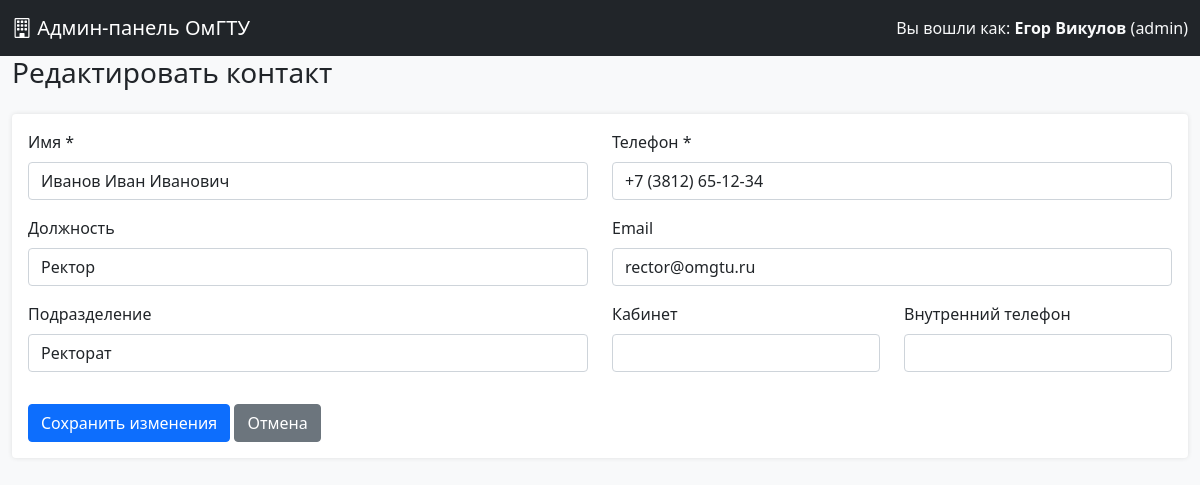
Page /admin/contacts/edit.php?id=1 (signed in) on the committed database.
### tables this page shows
CREATE TABLE IF NOT EXISTS `contacts` (
    `id` INT AUTO_INCREMENT PRIMARY KEY,
    `name` VARCHAR(255) NOT NULL,
    `position` VARCHAR(255),
    `department_id` INT NULL,
    `phone` VARCHAR(50) NOT NULL,
    `email` VARCHAR(255),
    `room` VARCHAR(50),
    `internal_phone` VARCHAR(20),
    `created_at` TIMESTAMP DEFAULT CURRENT_TIMESTAMP,
    `updated_at` TIMESTAMP DEFAULT CURRENT_TIMESTAMP ON UPDATE CURRENT_TIMESTAMP,
    FOREIGN KEY (`department_id`) REFERENCES `departments`(`id`) ON DELETE SET NULL
);

CREATE TABLE IF NOT EXISTS `departments` (
    `id` INT AUTO_INCREMENT PRIMARY KEY,
    `name` VARCHAR(255) NOT NULL,
    `description` TEXT,
    `parent_id` INT NULL,
    `created_at` TIMESTAMP DEFAULT CURRENT_TIMESTAMP,
    `updated_at` TIMESTAMP DEFAULT CURRENT_TIMESTAMP ON UPDATE CURRENT_TIMESTAMP,
    FOREIGN KEY (`parent_id`) REFERENCES `departments`(`id`) ON DELETE SET NULL
);

### config/database.php (called while the page is built, shortened)
<?php
if (!class_exists('Database')) {
class Database {
    private static $instance = null;
    private function __construct() {
        $host = 'localhost';
        $dbname = 'oxirgi';
        $username = 'root';
        $password = '';
        try {
            $this->connection = new PDO(
                "mysql:host=$host;dbname=$dbname;charset=utf8mb4",
                $username,
                $password,
                [
                    PDO::ATTR_ERRMODE => PDO::ERRMODE_EXCEPTION,
                    PDO::ATTR_DEFAULT_FETCH_MODE => PDO::FETCH_ASSOC,
                    PDO::ATTR_EMULATE_PREPARES => false
                ]
            );
        } catch (PDOException $e) {
            die("Ошибка подключения к базе данных: " . $e->getMessage());
        }
    }
    public static function getInstance() {
        if (self::$instance === null) {
            self::$instance = new self();
        }
        return self::$instance->connection;
    }
}
}
?>

### includes/ContactManager.php (called while the page is built, shortened)
<?php
class ContactManager {
    private $db;
    public function __construct() {
        $this->db = Database::getInstance();
    }
    public function getContactById($id) {
        $sql = "SELECT c.*, d.name as department_name
                FROM contacts c
                LEFT JOIN departments d ON c.department_id = d.id
                WHERE c.id = :id";
        $stmt = $this->db->prepare($sql);
        $stmt->execute([':id' => $id]);
        return $stmt->fetch();
    }
}
?>

### includes/functions.php (called while the page is built, shortened)
<?php
function escape($value) {
    return htmlspecialchars($value ?? '', ENT_QUOTES, 'UTF-8');
}

### includes/DepartmentManager.php (called while the page is built, shortened)
<?php
class DepartmentManager {
    private $db;
    public function __construct() {
        $this->db = Database::getInstance();
    }
    public function getAllDepartments() {
        $sql = "SELECT d.*,
                (SELECT COUNT(*) FROM contacts WHERE department_id = d.id) as contact_count
                FROM departments d
                ORDER BY name";
        $stmt = $this->db->prepare($sql);
        $stmt->execute();
        return $stmt->fetchAll();
    }
}
?>

### admin/contacts/edit.php (the view, shortened to what this page needs)
<?php
require_once '../../includes/ContactManager.php';
require_once '../../includes/DepartmentManager.php';
include '../includes/admin_header.php';
$contactManager = new ContactManager();
$departmentManager = new DepartmentManager();
$contactId = isset($_GET['id']) ? intval($_GET['id']) : 0;
$contact = $contactManager->getContactById($contactId);
$departments = $departmentManager->getAllDepartments();
?>
<div class="container-fluid">
    <h1 class="h3 mb-4">Редактировать контакт</h1>
    <div class="card">
        <div class="card-body">
            <form method="POST" action="">
                <div class="row">
                    <div class="col-md-6">
                        <div class="mb-3">
                            <label for="name" class="form-label">Имя *</label>
                            <input type="text" class="form-control" id="name" name="name"
                                   value="<?php echo escape($contact['name']); ?>" required>
                        </div>
                        <div class="mb-3">
                            <label for="position" class="form-label">Должность</label>
                            <input type="text" class="form-control" id="position" name="position"
                                   value="<?php echo escape($contact['position']); ?>">
                        </div>
                        <div class="mb-3">
                            <label for="department_id" class="form-label">Подразделение</label>
                            <select class="form-control" id="department_id" name="department_id">
                                <?php foreach ($departments as $dept): ?>
                                <option value="<?php echo $dept['id']; ?>"
                                    <?php echo ($contact['department_id'] == $dept['id']) ? 'selected' : ''; ?>>
                                    <?php echo escape($dept['name']); ?>
                                </option>
                                <?php endforeach; ?>
                            </select>
                        </div>
                    </div>
                    <div class="col-md-6">
                        <div class="mb-3">
                            <label for="phone" class="form-label">Телефон *</label>
                            <input type="text" class="form-control" id="phone" name="phone"
                                   value="<?php echo escape($contact['phone']); ?>" required>
                        </div>
                        <div class="mb-3">
                            <label for="email" class="form-label">Email</label>
                            <input type="email" class="form-control" id="email" name="email"
                                   value="<?php echo escape($contact['email']); ?>">
                        </div>
                        <div class="row">
                            <div class="col-md-6">
                                <div class="mb-3">
                                    <label for="room" class="form-label">Кабинет</label>
                                    <input type="text" class="form-control" id="room" name="room"
                                           value="<?php echo escape($contact['room']); ?>">
                                </div>
                            </div>
                            <div class="col-md-6">
                                <div class="mb-3">
                                    <label for="internal_phone" class="form-label">Внутренний телефон</label>
                                    <input type="text" class="form-control" id="internal_phone" name="internal_phone"
                                           value="<?php echo escape($contact['internal_phone']); ?>">
                                </div>
                            </div>
                        </div>
                    </div>
                </div>
                <div class="mt-3">
                    <button type="submit" class="btn btn-primary">Сохранить изменения</button>
                    <a href="index.php" class="btn btn-secondary">Отмена</a>
                </div>
            </form>
        </div>
    </div>
</div>
<?php include '../includes/admin_footer.php'; ?>

### admin/includes/admin_header.php (style rules this page uses)
body { background-color: #f8f9fa; }
.card { box-shadow: 0 0 5px rgba(0,0,0,0.1); border: none; }

### rows in the picture
contacts: name "Иванов Иван Иванович", position "Ректор", department_id "Ректорат", phone "+7 (3812) 65-12-34", email "rector@omgtu.ru"

### other values in the picture
$_SESSION['user_name'] "Егор Викулов"
$_SESSION['user_role'] "admin"
